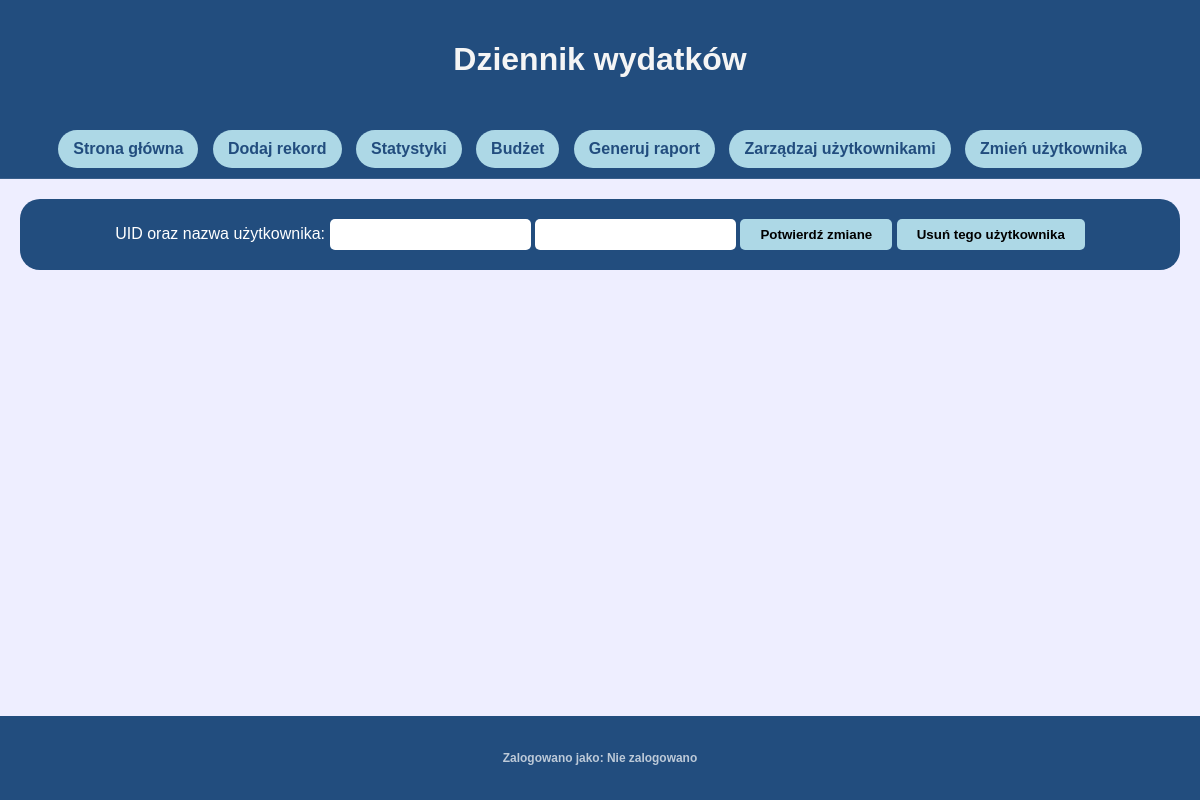
Before: /editUser/2 (signed in) with the older database file.
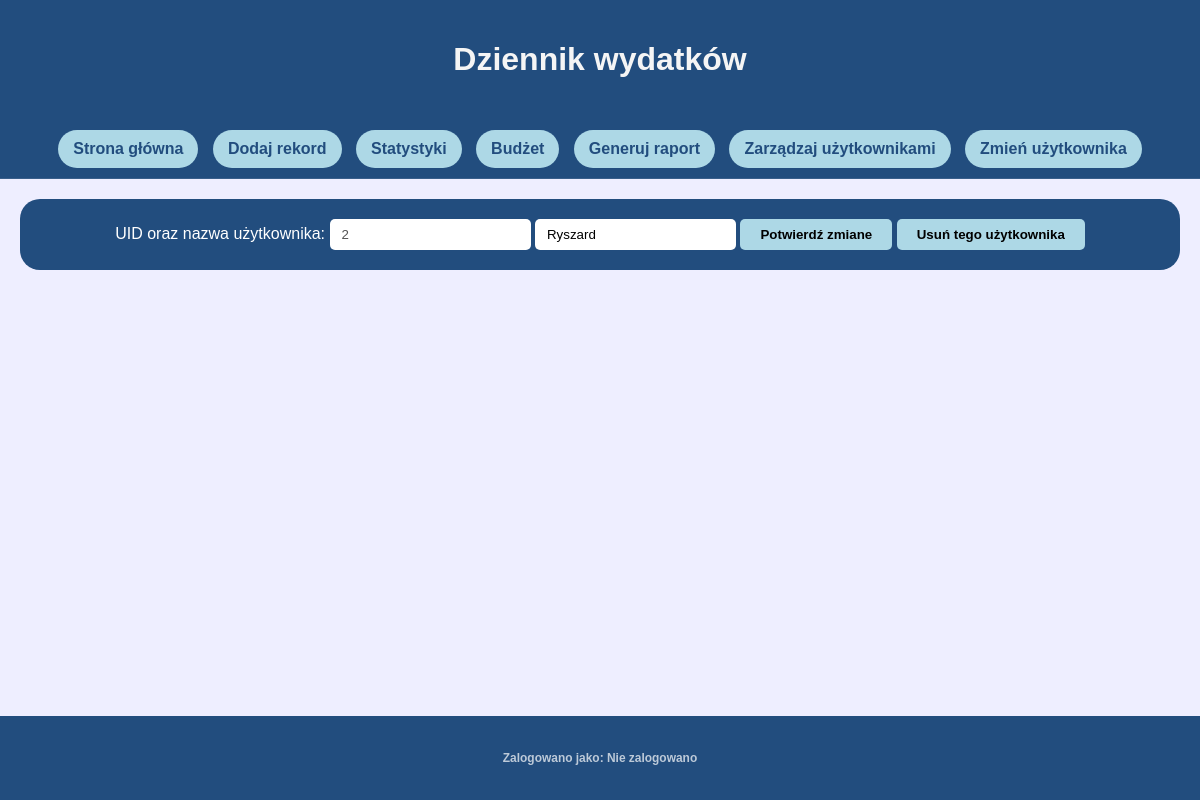
After: the same page with the newer database file.
### tables this page shows
CREATE TABLE users (
    id INTEGER PRIMARY KEY AUTOINCREMENT,
    username TEXT UNIQUE NOT NULL
);

### app.py (the view, shortened to what this page needs)
@app.route('/editUser/<int:id>', methods=['GET', 'POST'])
def editUser(id):
    if 'uid' not in session:
        return redirect('/login')
    conn = get_db_connection()
    account = conn.execute('''SELECT id, username FROM users WHERE id = ? ''', (id,)).fetchone()
    conn.close()
    return render_template('editUser.html', account=account, user=userName())

### app.py (called while the page is built)
def get_db_connection():
    conn = sqlite3.connect('database.db')
    conn.row_factory = sqlite3.Row
    return conn

def userName():
    if 'uid' not in session:
        return "Nie zalogowano"
    conn = get_db_connection()
    name = conn.execute('''SELECT username FROM users WHERE id = ?''', (session['uid'],)).fetchone()
    conn.close()
    if name is None:
        return "Nie zalogowano"
    return name[0]

### templates/editUser.html (shortened to what this page needs)
<!DOCTYPE html>
<html lang="pl">
<head>
    <link rel="stylesheet" href="{{ url_for('static', filename='css/style.css') }}">
</head>
<body>
    <div class="wrapper">
        <header>
            <h1>Dziennik wydatków</h1>
        </header>
        <nav>
            <a href="{{ url_for('index')}}" class="navButton">Strona główna</a>
            <a href="{{ url_for('add')}}" class="navButton">Dodaj rekord</a>
            <a href="{{ url_for('stats')}}" class="navButton">Statystyki</a>
            <a href="{{ url_for('budget')}}" class="navButton">Budżet</a>
            <a href="{{ url_for('report')}}" class="navButton">Generuj raport</a>
            <a href="{{ url_for('manageUsers')}}" class="navButton">Zarządzaj użytkownikami</a>
            <a href="{{ url_for('login')}}" class="navButton">Zmień użytkownika</a>
        </nav>
        <main>
            <div class="dataInput">
                <form action="" method="POST">
                    UID oraz nazwa użytkownika:
                    <input type="number" name="uid" value="{{ account['id'] }}" disabled>
                    <input type="text" name="username" value="{{ account['username'] }}">
                    <input type="submit" name="action" value="Potwierdź zmiane">
                    <input type="submit" name="action" value="Usuń tego użytkownika">
                </form>
            </div>
        </main>
        <section>
        </section>
        <footer>
            <h5>Zalogowano jako: {{ user }}</h5>
        </footer>
    </div>
</body>
</html>

Changed rows visible on the page:
added users: uid "2", username "Ryszard"
